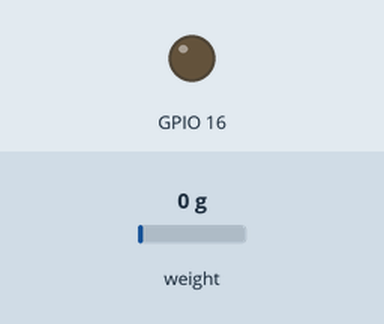
A sketch run on a simulated ESP8266 (NodeMCU). On the bench: output pins drawn as LEDs (lit = HIGH). The inputs (shaded band) are chosen by the test bench; at power-on: weight on the scale 0 g. WiFi joins after 1.5 s; servers stay silent unless stated; what the sketch prints to the serial monitor is not drawn.

Above: at 0.1 s.
At 8.9 s:
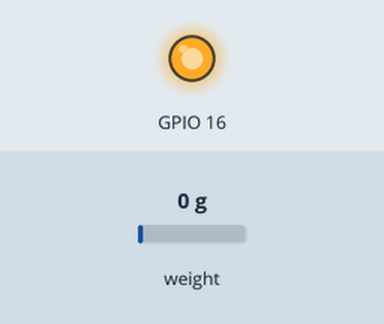
Timing chart, 0 to 20.3 s (numbered marks = the images above):
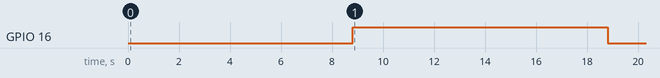

Measured:
- by itself, GPIO 16: LOW → HIGH at 8.8 s, → LOW 10.0 s later

The sketch:

Saline_level_monitor_code.ino
```cpp
#include "HX711.h"
#include <Arduino.h>
#if defined(ESP32)
#include <WiFi.h>
#elif defined(ESP8266)
#include <ESP8266WiFi.h>
#endif
#include <Firebase_ESP_Client.h>


//Provide the token generation process info.
#include "addons/TokenHelper.h"
//Provide the RTDB payload printing info and other helper functions.
#include "addons/RTDBHelper.h"

// Insert your network credentials
#define WIFI_SSID "AndroidAPCBC7"
#define WIFI_PASSWORD "shaurya1"

// Insert Firebase project API Key
#define API_KEY "<api_key>"

// Insert RTDB URLefine the RTDB URL */
#define DATABASE_URL "https://saline-monitor-system-default-rtdb.firebaseio.com/"


const int LOADCELL_DOUT_PIN = 12;
const int LOADCELL_SCK_PIN = 13;

HX711 scale;

//Define Firebase Data object
FirebaseData fbdo;
FirebaseJson json;
FirebaseAuth auth;
FirebaseConfig config;


String salineBottleIdPath = "/salineid";
String bedNumberPath = "/bednumber";
String salineLevelPath = "/salinelevel";


unsigned long sendDataPrevMillis = 0;
int count = 0;
bool signupOK = false;
bool flag = true;
void setup() {
  pinMode(16, OUTPUT);
  Serial.begin(115200);
  WiFi.begin(WIFI_SSID, WIFI_PASSWORD);
  Serial.print("Connecting to Wi-Fi");
  while (WiFi.status() != WL_CONNECTED) {
    Serial.print(".");
    delay(300);
  }
  Serial.println();
  Serial.print("Connected with IP: ");
  Serial.println(WiFi.localIP());
  Serial.println();
  //Code Start
  Serial.begin(115200);
  Serial.println("HX711 Demo");
  Serial.println("Initializing the scale");

  scale.begin(LOADCELL_DOUT_PIN, LOADCELL_SCK_PIN);

  Serial.println("Before setting up the scale:");
  Serial.print("read: \t\t");
  Serial.println(scale.read());  // print a raw reading from the ADC

  Serial.print("read average: \t\t");
  Serial.println(scale.read_average(20));  // print the average of 20 readings from the ADC

  Serial.print("get value: \t\t");
  Serial.println(scale.get_value(5));  // print the average of 5 readings from the ADC minus the tare weight (not set yet)

  Serial.print("get units: \t\t");
  Serial.println(scale.get_units(5), 1);  // print the average of 5 readings from the ADC minus tare weight (not set) divided
                                          // by the SCALE parameter (not set yet)

  scale.set_scale(458.264);
  //scale.set_scale(-471.497);                      // this value is obtained by calibrating the scale with known weights; see the README for details
  scale.tare();  // reset the scale to 0

  Serial.println("After setting up the scale:");

  Serial.print("read: \t\t");
  Serial.println(scale.read());  // print a raw reading from the ADC

  Serial.print("read average: \t\t");
  Serial.println(scale.read_average(20));  // print the average of 20 readings from the ADC

  Serial.print("get value: \t\t");
  Serial.println(scale.get_value(5));  // print the average of 5 readings from the ADC minus the tare weight, set with tare()

  Serial.print("get units: \t\t");
  Serial.println(scale.get_units(5), 1);  // print the average of 5 readings from the ADC minus tare weight, divided
                                          // by the SCALE parameter set with set_scale

  Serial.println("Readings:");
  //code End
  /* Assign the api key (required) */
  config.api_key = API_KEY;

  /* Assign the RTDB URL (required) */
  config.database_url = DATABASE_URL;

  /* Sign up */
  if (Firebase.signUp(&config, &auth, "", "")) {
    Serial.println("ok");
    signupOK = true;
  } else {
    Serial.printf("%s\n", config.signer.signupError.message.c_str());
  }

  /* Assign the callback function for the long running token generation task */
  config.token_status_callback = tokenStatusCallback;  //see addons/TokenHelper.h

  Firebase.begin(&config, &auth);
  Firebase.reconnectWiFi(true);
}

void loop() {

  // put the ADC in sleep mode

  if (Firebase.ready() && signupOK && (millis() - sendDataPrevMillis > 5000 || sendDataPrevMillis == 0)) {
    scale.power_up();
    //code start
    double x = scale.get_units();
    Serial.print("one reading:\t");
    Serial.print(x, 1);

    Serial.print("\t| average:\t");
    Serial.println(x, 5);


    //code end
    if (x - 35 >= 0) {
      sendDataPrevMillis = millis();
      json.set(salineBottleIdPath.c_str(), 1);
      json.set(bedNumberPath.c_str(), 158);
      json.set(salineLevelPath.c_str(), x - 35);
      // Write an Int number on the database path test/int
      // Write an Float number on the database path test/float
      Serial.printf("Set json... %s\n", Firebase.RTDB.setJSON(&fbdo, "Hospital/salinedata", &json) ? "ok" : fbdo.errorReason().c_str());
    }
    if (flag == true) {
      digitalWrite(16, HIGH);
      flag = false;
      delay(10000);
      digitalWrite(16, LOW);
    }
    scale.power_down();
  }
}
```
